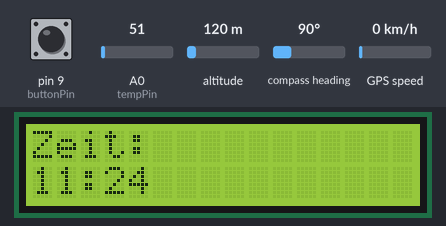
Simulated run of this sketch. Board: Arduino Uno, built with avr-gcc and run on an emulated ATmega328P. Parts: 16×2 character LCD. The test bench sets the inputs (shaded band); at power-on: pin 9 (buttonPin) LOW, compass heading 90°, A0 (tempPin) = 51, altitude 120 m, GPS speed 0 km/h. The GPS gets a fix after 3 s at 37.7749, -122.4194 with 8 satellites.

Above: at 4.3 s.
4.4 s: pin 9 (buttonPin) pulled HIGH for 1 s
At 6.1 s:
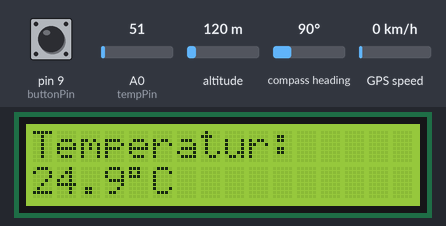
7.1 s: pin 9 (buttonPin) pulled HIGH for 0.15 s
At 8.0 s:
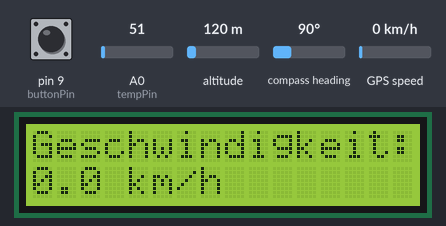
9.1 s: pin 9 (buttonPin) pulled HIGH for 0.15 s
At 10.8 s:
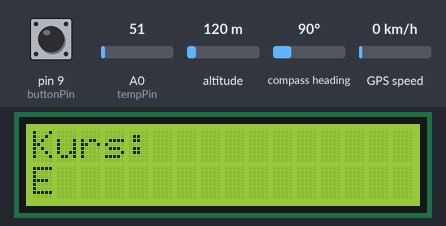
11.1 s: compass heading set to 7°
At 12.8 s:
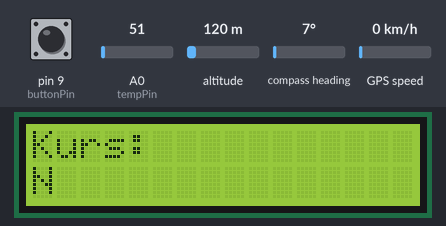
13.1 s: compass heading set to 180°
At 14.6 s:
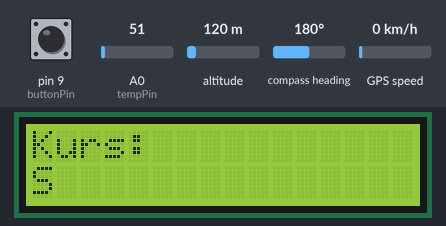
15.1 s: compass heading set to 269°
At 16.3 s:
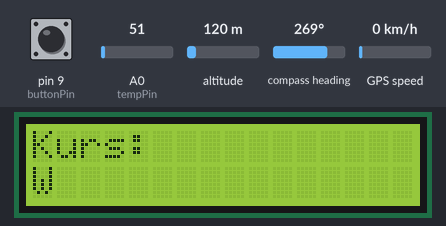
Timing chart, 0 to 18.1 s (numbered marks = the images above; inputs shaded):
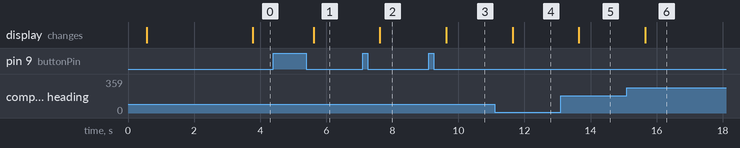

Measured:
- after the input at 4.4 s, the display: changes after 1.2 s (image 1)
- after the input at 7.1 s, the display: changes after 0.53 s (image 2)
- after the input at 9.1 s, the display: changes after 0.54 s (image 3)
- after the input at 11.1 s, the display: changes after 0.54 s (image 4)
- after the input at 13.1 s, the display: changes after 0.55 s (image 5)
- after the input at 15.1 s, the display: changes after 0.55 s (image 6)

The sketch:

GPS_with_Display_and_Menu0_4.ino
```cpp
#include <LiquidCrystal.h>
#include <SoftwareSerial.h>
#include <TinyGPS.h>

LiquidCrystal lcd(12, 11, 5, 4, 3, 2);
SoftwareSerial nss(6, 7);
const int  buttonPin = 9;
TinyGPS gps;
int tempPin = 0;

static void gpsdump(TinyGPS &gps);
static bool feedgps();

int temp = 0;
float maxSpeed = 0;
int buttonPushCounter = 0;
int buttonState = 0;
int lastButtonState = 0;

void setup()
{
  pinMode(buttonPin, INPUT);
  nss.begin(9600);
  lcd.begin(16, 2);
  lcd.print("SKI-HUD");
  lcd.setCursor(0, 1);
  lcd.print("Ver. 0.4");
  delay(500);
  lcd.clear();

  bool newdata = false;


    if (newdata == false){
      lcd.setCursor(0, 0);
    lcd.print("Suche");
    lcd.setCursor(0, 1);
    lcd.print("Satelliten...");
  }
}


void loop()
{
 bool newdata = false;
  unsigned long start = millis();

  while (millis() - start < 200)

    if (feedgps()){
      newdata = true;
  }

  if (newdata){
    gpsdump(gps);
  }

    buttonState = digitalRead(buttonPin);
  if (buttonState != lastButtonState) {
    if (buttonState == HIGH) {
       buttonPushCounter ++;
      }
    }

lastButtonState = buttonState;
 if (buttonPushCounter > 5) {
     buttonPushCounter = 0;}
}


static void gpsdump(TinyGPS &gps) {

  unsigned long age, date, time, chars;
  int year;
  byte month, day, hour, minutes, second, hundredths;

  float fkmph = gps.f_speed_kmph();

  if ((gps.f_speed_kmph() > maxSpeed) && (gps.f_speed_kmph() < 1000)){
     maxSpeed = gps.f_speed_kmph();
}

    temp = ( 5.0 * analogRead(tempPin) * 1000.0) / 1024.0;

   if(buttonPushCounter == 0){
    feedgps();
    gps.crack_datetime(&year, &month, &day, &hour, &minutes, &second, &hundredths, &age);
    lcd.clear();
    lcd.print("Zeit:");
    lcd.setCursor(0,1);
    lcd.print(static_cast<int>(hour + 1));
    lcd.print(":");
    if (static_cast<int>(minutes) < 9) {
    lcd.print("0");
    lcd.print(static_cast<int>(minutes));
     }
     else {
     lcd.print(static_cast<int>(minutes));
     }
  }
  else if (buttonPushCounter == 1){
  lcd.clear();
  lcd.setCursor(0, 0);
  lcd.print("Temperatur:");
  lcd.setCursor(0, 1);
  lcd.print(temp/10.0, 1);
  lcd.write(0xD0 + 15); lcd.print("C");
}

else if (buttonPushCounter == 2) {
  feedgps();
  lcd.clear();
  lcd.setCursor(0, 0);
  lcd.print("Geschwindigkeit: ");
  lcd.setCursor(0, 1);
  lcd.print(fkmph, 1);
  lcd.print(" km/h");
}

else if (buttonPushCounter == 3) {
  feedgps();
  lcd.clear();
  lcd.setCursor(0, 0);
  lcd.print("Kurs:");
  lcd.setCursor(0, 1);
  lcd.print(TinyGPS::cardinal(gps.f_course()));
}

else if (buttonPushCounter == 4) {
  feedgps();
  lcd.clear();
  lcd.setCursor(0, 0);
  lcd.print("Hoehe:");
  lcd.setCursor(0, 1);
  lcd.print(gps.f_altitude(), 1);
  lcd.print(" m");
}

else if (buttonPushCounter == 5) {
    feedgps();
    lcd.clear();
    lcd.setCursor(0, 0);
    lcd.print("Max. Tempo:");
    lcd.setCursor(0, 1);
    lcd.print(maxSpeed, 1);
    lcd.print(" km/h");
    }
}


static bool feedgps()
{
  while (nss.available())
  {
    if (gps.encode(nss.read()))
      return true;
  }
  return false;

}
```
